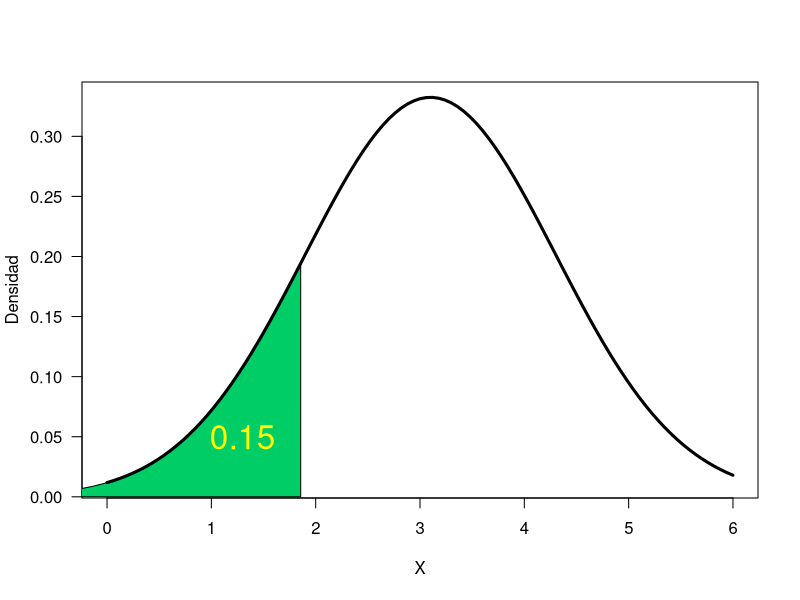
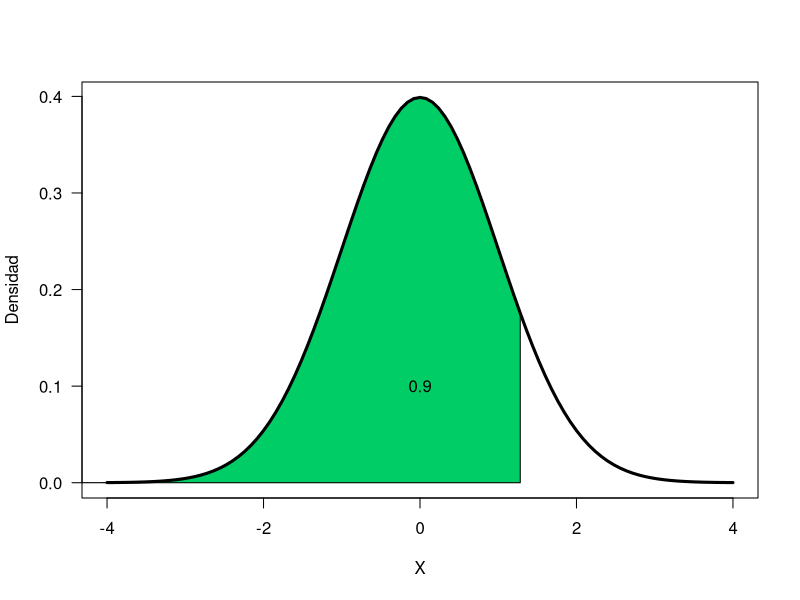
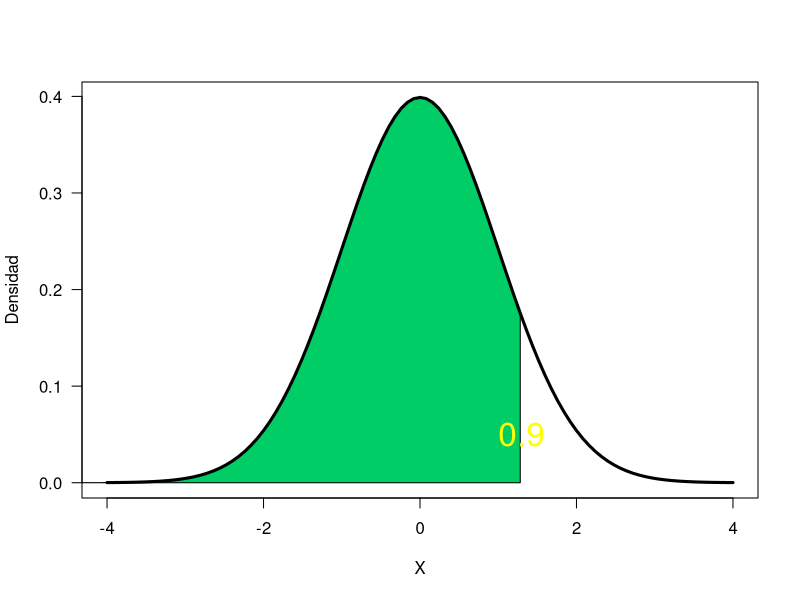

These figures' R source, in order:
shadow.dist <- function(dist='dnorm', param=list(mean=0, sd=1),
                        a=NULL, b=NULL, type='lower',
                        col.shadow='skyblue', col.line='black', lwd=3,
                        nbreaks=10000, ylab=NULL, x, ...) {
  
  type <- match.arg(arg=type, choices=c('lower', 'middle', 'upper', 'two'))
  
  if (is.null(a) & is.null(b)) stop('At least define the parameter a')
  
  if (type %in% c('middle', 'two') & length(c(a, b)) <=1)
    stop("When type is 'middle' or 'two' you must define a & b")
  
  if (length(c(a, b)) == 2) { # To ensure that a < b
    values <- c(a, b)
    a <- min(values)
    b <- max(values)
  }
  
  if (is.null(a) & !is.null(b)) a <- b
  
  if (type == 'lower') {
    b <- a
    a <- -999
  }
  
  if (type == 'upper') {
    b <- 999
  }
  
  # To include the ylab automatically if ylab was NULL
  if (is.null(ylab)) ylab <- 'Density'
  
  # To create the main polygon
  step <- (b - a) / nbreaks
  cord.x <- c(a, seq(from=a, to=b, by=step), b)
  y <- seq(from=a, to=b, by=step)
  cord.y <- c(0, do.call(dist, c(list(x=y), param)), 0)
  
  # To create a secondary polygon if type='two'
  edge <- 999
  cord.x2 <- c(-edge, seq(from=-edge, to=edge, length.out=1e6), edge)
  y <- seq(from=-edge, to=edge, length.out=1e6)
  cord.y2 <- c(0, do.call(dist, c(list(x=y), param)), 0)
  
  curve(do.call(dist, c(list(x), param)), ylab=ylab, ...) # First curve
  if (type == 'two') {
    polygon(cord.x2, cord.y2, col=col.shadow)
    col.shadow <- 'white'
  }
  polygon(cord.x, cord.y, col=col.shadow)                   # Main shadow
  curve(do.call(dist, c(list(x), param)), add=TRUE,
        lwd=lwd, col=col.line)                              # Second curve
}

shadow.dist(dist='dnorm', param=list(mean=3.1, sd=1.2),
            a=qnorm(p=0.15, mean=3.1, sd=1.2), type='lower', from=0, to=6,
            main='', las=1,
            col.shadow='springgreen3', xlab='X', ylab='Densidad')
text(x=1.3, y=0.05, "0.15", col="yellow1", cex=2)


shadow.dist(dist='dnorm', param=list(mean=0, sd=1),
            a=qnorm(p=0.9, mean=0, sd=1), type='lower', from=-4, to=4,
            main='', las=1,
            col.shadow='springgreen3', xlab='X', ylab='Densidad')
text(x=0, y=0.1, "0.9", col="black", cex=1)




# Veamos gráficamente dónde se encuentra la probabilidad que calculamos:
shadow.dist(dist='dnorm', param=list(mean=0, sd=1),
            a=qnorm(p=0.9, mean=0, sd=1), type='lower', from=-4, to=4,
            main='', las=1,
            col.shadow='springgreen3', xlab='X', ylab='Densidad')
text(x=1.3, y=0.05, "0.9", col="yellow1", cex=2)